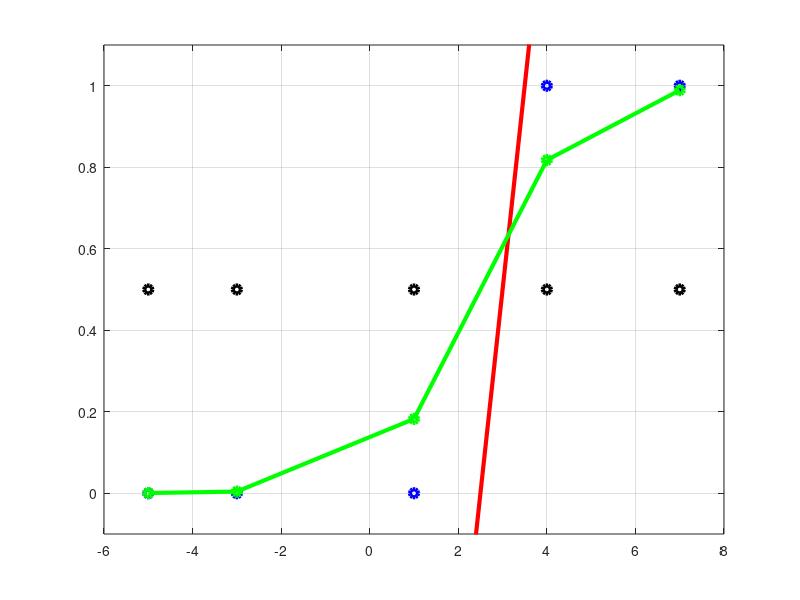

Write MATLAB code to recreate this figure.
clear; clf
p=@(u) 1./(1+exp(-u));
dp=@(u) exp(-u)./(1+exp(-u)).^2;
x = [-5 -3 1 4 7]; t = [0 0 0 1 1];
plot(x,0*x+0.5,'ko','linewidth',3); hold on
plot(x,t,'bo','linewidth',3);
%u=1*(x-2.5);
w0=-2.5; w=1;
u=w0+w*x;
plot(x,u,'ro-','linewidth',3);
y=p(u);
plot(x,y,'go-','linewidth',3);
grid on
axis([-6 8 -0.1 1.1])
